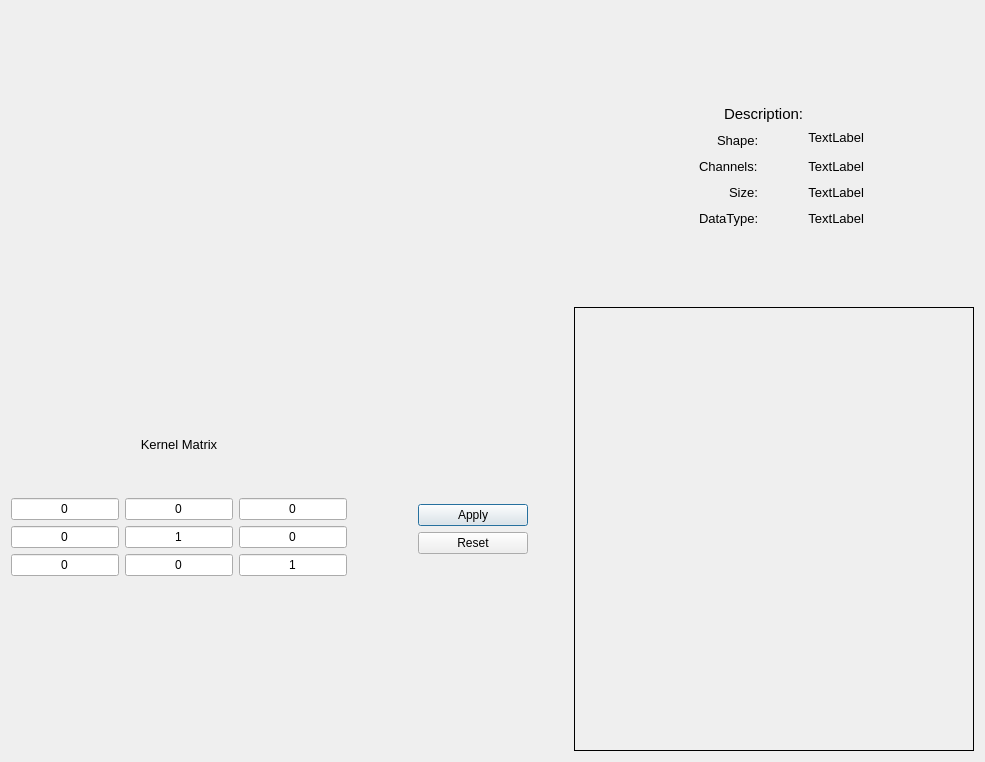
<?xml version="1.0" encoding="UTF-8"?>
<ui version="4.0">
 <class>imageDescriptDialog</class>
 <widget class="QDialog" name="imageDescriptDialog">
  <property name="geometry">
   <rect>
    <x>0</x>
    <y>0</y>
    <width>985</width>
    <height>762</height>
   </rect>
  </property>
  <property name="windowTitle">
   <string>Image Desciption</string>
  </property>
  <layout class="QGridLayout" name="gridLayout_2">
   <item row="1" column="0">
    <layout class="QHBoxLayout" name="logoLayout">
     <item>
      <widget class="QLabel" name="logoLabel">
       <property name="maximumSize">
        <size>
         <width>80</width>
         <height>80</height>
        </size>
       </property>
       <property name="text">
        <string/>
       </property>
       <property name="pixmap">
        <pixmap>dejavu_ir_logo_small.png</pixmap>
       </property>
       <property name="scaledContents">
        <bool>true</bool>
       </property>
       <property name="alignment">
        <set>Qt::AlignCenter</set>
       </property>
      </widget>
     </item>
    </layout>
   </item>
   <item row="5" column="0">
    <layout class="QHBoxLayout" name="imageDescriptionLayout">
     <item>
      <layout class="QVBoxLayout" name="column1Layout">
       <item>
        <spacer name="verticalSpacer_8">
         <property name="orientation">
          <enum>Qt::Vertical</enum>
         </property>
         <property name="sizeHint" stdset="0">
          <size>
           <width>20</width>
           <height>40</height>
          </size>
         </property>
        </spacer>
       </item>
       <item>
        <widget class="QLineEdit" name="m_r1c1">
         <property name="inputMask">
          <string/>
         </property>
         <property name="text">
          <string>0</string>
         </property>
         <property name="alignment">
          <set>Qt::AlignCenter</set>
         </property>
        </widget>
       </item>
       <item>
        <widget class="QLineEdit" name="m_r2c1">
         <property name="text">
          <string>0</string>
         </property>
         <property name="alignment">
          <set>Qt::AlignCenter</set>
         </property>
        </widget>
       </item>
       <item>
        <widget class="QLineEdit" name="m_r3c1">
         <property name="text">
          <string>0</string>
         </property>
         <property name="alignment">
          <set>Qt::AlignCenter</set>
         </property>
        </widget>
       </item>
       <item>
        <spacer name="verticalSpacer_5">
         <property name="orientation">
          <enum>Qt::Vertical</enum>
         </property>
         <property name="sizeType">
          <enum>QSizePolicy::Fixed</enum>
         </property>
         <property name="sizeHint" stdset="0">
          <size>
           <width>20</width>
           <height>175</height>
          </size>
         </property>
        </spacer>
       </item>
      </layout>
     </item>
     <item>
      <layout class="QVBoxLayout" name="column2Layout">
       <item>
        <spacer name="verticalSpacer_11">
         <property name="orientation">
          <enum>Qt::Vertical</enum>
         </property>
         <property name="sizeType">
          <enum>QSizePolicy::Fixed</enum>
         </property>
         <property name="sizeHint" stdset="0">
          <size>
           <width>20</width>
           <height>130</height>
          </size>
         </property>
        </spacer>
       </item>
       <item>
        <widget class="QLabel" name="kernalLabel">
         <property name="font">
          <font>
           <pointsize>10</pointsize>
          </font>
         </property>
         <property name="text">
          <string>Kernel Matrix</string>
         </property>
         <property name="alignment">
          <set>Qt::AlignCenter</set>
         </property>
        </widget>
       </item>
       <item>
        <spacer name="verticalSpacer_7">
         <property name="orientation">
          <enum>Qt::Vertical</enum>
         </property>
         <property name="sizeHint" stdset="0">
          <size>
           <width>20</width>
           <height>40</height>
          </size>
         </property>
        </spacer>
       </item>
       <item>
        <widget class="QLineEdit" name="m_r1c2">
         <property name="text">
          <string>0</string>
         </property>
         <property name="alignment">
          <set>Qt::AlignCenter</set>
         </property>
        </widget>
       </item>
       <item>
        <widget class="QLineEdit" name="m_r2c2">
         <property name="text">
          <string>1</string>
         </property>
         <property name="alignment">
          <set>Qt::AlignCenter</set>
         </property>
        </widget>
       </item>
       <item>
        <widget class="QLineEdit" name="m_r3c2">
         <property name="text">
          <string>0</string>
         </property>
         <property name="alignment">
          <set>Qt::AlignCenter</set>
         </property>
        </widget>
       </item>
       <item>
        <spacer name="verticalSpacer_6">
         <property name="orientation">
          <enum>Qt::Vertical</enum>
         </property>
         <property name="sizeType">
          <enum>QSizePolicy::Fixed</enum>
         </property>
         <property name="sizeHint" stdset="0">
          <size>
           <width>20</width>
           <height>175</height>
          </size>
         </property>
        </spacer>
       </item>
      </layout>
     </item>
     <item>
      <layout class="QVBoxLayout" name="column3Layout">
       <item>
        <spacer name="verticalSpacer_9">
         <property name="orientation">
          <enum>Qt::Vertical</enum>
         </property>
         <property name="sizeHint" stdset="0">
          <size>
           <width>20</width>
           <height>40</height>
          </size>
         </property>
        </spacer>
       </item>
       <item>
        <widget class="QLineEdit" name="m_r1c3">
         <property name="text">
          <string>0</string>
         </property>
         <property name="alignment">
          <set>Qt::AlignCenter</set>
         </property>
        </widget>
       </item>
       <item>
        <widget class="QLineEdit" name="m_r2c3">
         <property name="text">
          <string>0</string>
         </property>
         <property name="alignment">
          <set>Qt::AlignCenter</set>
         </property>
        </widget>
       </item>
       <item>
        <widget class="QLineEdit" name="m_r3c3">
         <property name="text">
          <string>1</string>
         </property>
         <property name="alignment">
          <set>Qt::AlignCenter</set>
         </property>
        </widget>
       </item>
       <item>
        <spacer name="verticalSpacer_10">
         <property name="orientation">
          <enum>Qt::Vertical</enum>
         </property>
         <property name="sizeType">
          <enum>QSizePolicy::Fixed</enum>
         </property>
         <property name="sizeHint" stdset="0">
          <size>
           <width>20</width>
           <height>175</height>
          </size>
         </property>
        </spacer>
       </item>
      </layout>
     </item>
     <item>
      <spacer name="horizontalSpacer_3">
       <property name="orientation">
        <enum>Qt::Horizontal</enum>
       </property>
       <property name="sizeType">
        <enum>QSizePolicy::MinimumExpanding</enum>
       </property>
       <property name="sizeHint" stdset="0">
        <size>
         <width>40</width>
         <height>20</height>
        </size>
       </property>
      </spacer>
     </item>
     <item>
      <layout class="QVBoxLayout" name="buttonlayout">
       <item>
        <spacer name="verticalSpacer_2">
         <property name="orientation">
          <enum>Qt::Vertical</enum>
         </property>
         <property name="sizeHint" stdset="0">
          <size>
           <width>20</width>
           <height>40</height>
          </size>
         </property>
        </spacer>
       </item>
       <item>
        <widget class="QPushButton" name="applyButton">
         <property name="minimumSize">
          <size>
           <width>110</width>
           <height>0</height>
          </size>
         </property>
         <property name="font">
          <font>
           <pointsize>9</pointsize>
          </font>
         </property>
         <property name="text">
          <string>Apply</string>
         </property>
        </widget>
       </item>
       <item>
        <widget class="QPushButton" name="resetButton">
         <property name="minimumSize">
          <size>
           <width>110</width>
           <height>0</height>
          </size>
         </property>
         <property name="font">
          <font>
           <pointsize>9</pointsize>
          </font>
         </property>
         <property name="text">
          <string>Reset</string>
         </property>
        </widget>
       </item>
       <item>
        <spacer name="verticalSpacer_3">
         <property name="orientation">
          <enum>Qt::Vertical</enum>
         </property>
         <property name="sizeHint" stdset="0">
          <size>
           <width>20</width>
           <height>40</height>
          </size>
         </property>
        </spacer>
       </item>
      </layout>
     </item>
     <item>
      <spacer name="horizontalSpacer_8">
       <property name="orientation">
        <enum>Qt::Horizontal</enum>
       </property>
       <property name="sizeType">
        <enum>QSizePolicy::Fixed</enum>
       </property>
       <property name="sizeHint" stdset="0">
        <size>
         <width>40</width>
         <height>20</height>
        </size>
       </property>
      </spacer>
     </item>
     <item>
      <widget class="QLabel" name="imageViewLabel">
       <property name="minimumSize">
        <size>
         <width>400</width>
         <height>400</height>
        </size>
       </property>
       <property name="frameShape">
        <enum>QFrame::Box</enum>
       </property>
       <property name="frameShadow">
        <enum>QFrame::Plain</enum>
       </property>
       <property name="text">
        <string/>
       </property>
      </widget>
     </item>
     <item>
      <spacer name="horizontalSpacer_2">
       <property name="orientation">
        <enum>Qt::Horizontal</enum>
       </property>
       <property name="sizeType">
        <enum>QSizePolicy::Fixed</enum>
       </property>
       <property name="sizeHint" stdset="0">
        <size>
         <width>0</width>
         <height>20</height>
        </size>
       </property>
      </spacer>
     </item>
    </layout>
   </item>
   <item row="4" column="0">
    <spacer name="verticalSpacer">
     <property name="orientation">
      <enum>Qt::Vertical</enum>
     </property>
     <property name="sizeType">
      <enum>QSizePolicy::Expanding</enum>
     </property>
     <property name="sizeHint" stdset="0">
      <size>
       <width>50</width>
       <height>50</height>
      </size>
     </property>
    </spacer>
   </item>
   <item row="0" column="0">
    <spacer name="verticalSpacer_4">
     <property name="orientation">
      <enum>Qt::Vertical</enum>
     </property>
     <property name="sizeType">
      <enum>QSizePolicy::MinimumExpanding</enum>
     </property>
     <property name="sizeHint" stdset="0">
      <size>
       <width>20</width>
       <height>30</height>
      </size>
     </property>
    </spacer>
   </item>
   <item row="2" column="0">
    <layout class="QHBoxLayout" name="horizontalLayout_5">
     <item>
      <spacer name="horizontalSpacer">
       <property name="orientation">
        <enum>Qt::Horizontal</enum>
       </property>
       <property name="sizeType">
        <enum>QSizePolicy::Expanding</enum>
       </property>
       <property name="sizeHint" stdset="0">
        <size>
         <width>700</width>
         <height>20</height>
        </size>
       </property>
      </spacer>
     </item>
     <item>
      <widget class="QLabel" name="descriptionTitleLabel">
       <property name="font">
        <font>
         <pointsize>11</pointsize>
        </font>
       </property>
       <property name="text">
        <string>Description:</string>
       </property>
      </widget>
     </item>
     <item>
      <spacer name="descriptionSpacer">
       <property name="orientation">
        <enum>Qt::Horizontal</enum>
       </property>
       <property name="sizeType">
        <enum>QSizePolicy::Fixed</enum>
       </property>
       <property name="sizeHint" stdset="0">
        <size>
         <width>170</width>
         <height>20</height>
        </size>
       </property>
      </spacer>
     </item>
    </layout>
   </item>
   <item row="3" column="0">
    <layout class="QVBoxLayout" name="verticalLayout">
     <item>
      <layout class="QHBoxLayout" name="horizontalLayout_4">
       <item>
        <spacer name="horizontalSpacer_4">
         <property name="orientation">
          <enum>Qt::Horizontal</enum>
         </property>
         <property name="sizeType">
          <enum>QSizePolicy::Expanding</enum>
         </property>
         <property name="sizeHint" stdset="0">
          <size>
           <width>750</width>
           <height>20</height>
          </size>
         </property>
        </spacer>
       </item>
       <item>
        <widget class="QLabel" name="shapeTitleLabel">
         <property name="font">
          <font>
           <pointsize>10</pointsize>
          </font>
         </property>
         <property name="text">
          <string>Shape: </string>
         </property>
        </widget>
       </item>
       <item>
        <spacer name="horizontalSpacer_13">
         <property name="orientation">
          <enum>Qt::Horizontal</enum>
         </property>
         <property name="sizeType">
          <enum>QSizePolicy::Fixed</enum>
         </property>
         <property name="sizeHint" stdset="0">
          <size>
           <width>40</width>
           <height>20</height>
          </size>
         </property>
        </spacer>
       </item>
       <item>
        <widget class="QLabel" name="shapeDataLabel">
         <property name="minimumSize">
          <size>
           <width>0</width>
           <height>0</height>
          </size>
         </property>
         <property name="font">
          <font>
           <pointsize>10</pointsize>
          </font>
         </property>
         <property name="text">
          <string>TextLabel</string>
         </property>
         <property name="alignment">
          <set>Qt::AlignRight|Qt::AlignTop|Qt::AlignTrailing</set>
         </property>
        </widget>
       </item>
       <item>
        <spacer name="spacerReference">
         <property name="orientation">
          <enum>Qt::Horizontal</enum>
         </property>
         <property name="sizeType">
          <enum>QSizePolicy::Fixed</enum>
         </property>
         <property name="sizeHint" stdset="0">
          <size>
           <width>110</width>
           <height>20</height>
          </size>
         </property>
        </spacer>
       </item>
      </layout>
     </item>
     <item>
      <layout class="QHBoxLayout" name="horizontalLayout_3">
       <item>
        <spacer name="horizontalSpacer_5">
         <property name="orientation">
          <enum>Qt::Horizontal</enum>
         </property>
         <property name="sizeType">
          <enum>QSizePolicy::Expanding</enum>
         </property>
         <property name="sizeHint" stdset="0">
          <size>
           <width>750</width>
           <height>20</height>
          </size>
         </property>
        </spacer>
       </item>
       <item>
        <widget class="QLabel" name="channelsTitleLabel">
         <property name="font">
          <font>
           <pointsize>10</pointsize>
          </font>
         </property>
         <property name="text">
          <string>Channels: </string>
         </property>
        </widget>
       </item>
       <item>
        <spacer name="horizontalSpacer_14">
         <property name="orientation">
          <enum>Qt::Horizontal</enum>
         </property>
         <property name="sizeType">
          <enum>QSizePolicy::Fixed</enum>
         </property>
         <property name="sizeHint" stdset="0">
          <size>
           <width>40</width>
           <height>20</height>
          </size>
         </property>
        </spacer>
       </item>
       <item>
        <widget class="QLabel" name="channelsDataLabel">
         <property name="minimumSize">
          <size>
           <width>0</width>
           <height>0</height>
          </size>
         </property>
         <property name="font">
          <font>
           <pointsize>10</pointsize>
          </font>
         </property>
         <property name="text">
          <string>TextLabel</string>
         </property>
         <property name="alignment">
          <set>Qt::AlignRight|Qt::AlignTrailing|Qt::AlignVCenter</set>
         </property>
        </widget>
       </item>
       <item>
        <spacer name="horizontalSpacer_10">
         <property name="orientation">
          <enum>Qt::Horizontal</enum>
         </property>
         <property name="sizeType">
          <enum>QSizePolicy::Fixed</enum>
         </property>
         <property name="sizeHint" stdset="0">
          <size>
           <width>110</width>
           <height>20</height>
          </size>
         </property>
        </spacer>
       </item>
      </layout>
     </item>
     <item>
      <layout class="QHBoxLayout" name="horizontalLayout">
       <item>
        <spacer name="horizontalSpacer_6">
         <property name="orientation">
          <enum>Qt::Horizontal</enum>
         </property>
         <property name="sizeType">
          <enum>QSizePolicy::Expanding</enum>
         </property>
         <property name="sizeHint" stdset="0">
          <size>
           <width>750</width>
           <height>20</height>
          </size>
         </property>
        </spacer>
       </item>
       <item>
        <widget class="QLabel" name="sizeTitleLabel">
         <property name="font">
          <font>
           <pointsize>10</pointsize>
          </font>
         </property>
         <property name="text">
          <string>Size: </string>
         </property>
        </widget>
       </item>
       <item>
        <spacer name="horizontalSpacer_15">
         <property name="orientation">
          <enum>Qt::Horizontal</enum>
         </property>
         <property name="sizeType">
          <enum>QSizePolicy::Fixed</enum>
         </property>
         <property name="sizeHint" stdset="0">
          <size>
           <width>40</width>
           <height>20</height>
          </size>
         </property>
        </spacer>
       </item>
       <item>
        <widget class="QLabel" name="sizeDataLabel">
         <property name="minimumSize">
          <size>
           <width>0</width>
           <height>0</height>
          </size>
         </property>
         <property name="font">
          <font>
           <pointsize>10</pointsize>
          </font>
         </property>
         <property name="text">
          <string>TextLabel</string>
         </property>
         <property name="alignment">
          <set>Qt::AlignRight|Qt::AlignTrailing|Qt::AlignVCenter</set>
         </property>
        </widget>
       </item>
       <item>
        <spacer name="horizontalSpacer_11">
         <property name="orientation">
          <enum>Qt::Horizontal</enum>
         </property>
         <property name="sizeType">
          <enum>QSizePolicy::Fixed</enum>
         </property>
         <property name="sizeHint" stdset="0">
          <size>
           <width>110</width>
           <height>20</height>
          </size>
         </property>
        </spacer>
       </item>
      </layout>
     </item>
     <item>
      <layout class="QHBoxLayout" name="horizontalLayout_2">
       <item>
        <spacer name="horizontalSpacer_7">
         <property name="orientation">
          <enum>Qt::Horizontal</enum>
         </property>
         <property name="sizeType">
          <enum>QSizePolicy::Expanding</enum>
         </property>
         <property name="sizeHint" stdset="0">
          <size>
           <width>750</width>
           <height>20</height>
          </size>
         </property>
        </spacer>
       </item>
       <item>
        <widget class="QLabel" name="datatypeTitleLabel">
         <property name="font">
          <font>
           <pointsize>10</pointsize>
          </font>
         </property>
         <property name="text">
          <string>DataType: </string>
         </property>
        </widget>
       </item>
       <item>
        <spacer name="horizontalSpacer_16">
         <property name="orientation">
          <enum>Qt::Horizontal</enum>
         </property>
         <property name="sizeType">
          <enum>QSizePolicy::Fixed</enum>
         </property>
         <property name="sizeHint" stdset="0">
          <size>
           <width>40</width>
           <height>20</height>
          </size>
         </property>
        </spacer>
       </item>
       <item>
        <widget class="QLabel" name="datatypeDataLabel">
         <property name="minimumSize">
          <size>
           <width>0</width>
           <height>0</height>
          </size>
         </property>
         <property name="font">
          <font>
           <pointsize>10</pointsize>
          </font>
         </property>
         <property name="text">
          <string>TextLabel</string>
         </property>
         <property name="alignment">
          <set>Qt::AlignRight|Qt::AlignTrailing|Qt::AlignVCenter</set>
         </property>
        </widget>
       </item>
       <item>
        <spacer name="horizontalSpacer_12">
         <property name="orientation">
          <enum>Qt::Horizontal</enum>
         </property>
         <property name="sizeType">
          <enum>QSizePolicy::Fixed</enum>
         </property>
         <property name="sizeHint" stdset="0">
          <size>
           <width>110</width>
           <height>20</height>
          </size>
         </property>
        </spacer>
       </item>
      </layout>
     </item>
    </layout>
   </item>
  </layout>
 </widget>
 <resources/>
 <connections/>
</ui>
